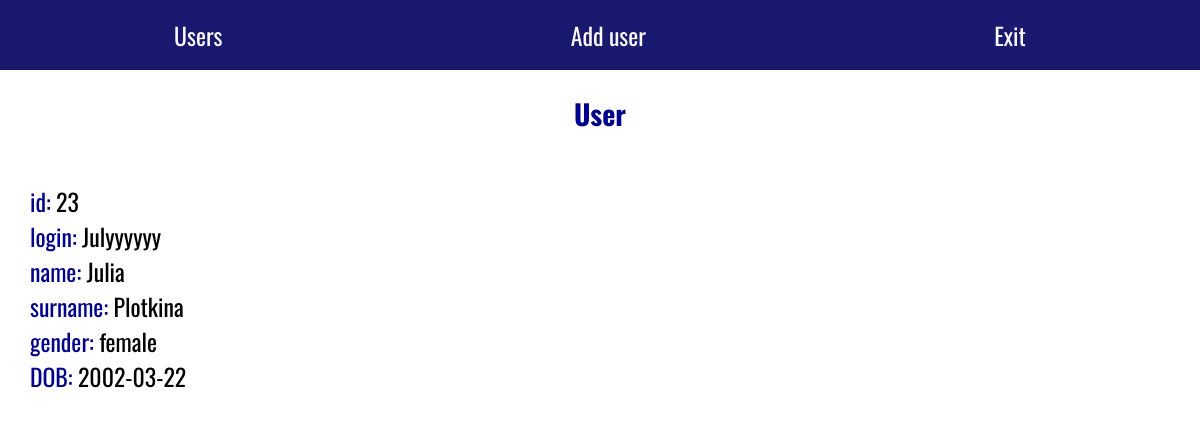
Page /admin/post/23 (signed in) on the committed database.
### tables this page shows
CREATE TABLE `users` (
  `id` int(10) UNSIGNED NOT NULL,
  `login` varchar(10) NOT NULL,
  `password` varchar(255) NOT NULL,
  `name` varchar(50) NOT NULL,
  `surname` varchar(50) NOT NULL,
  `gender` varchar(10) NOT NULL,
  `DOB` date NOT NULL
);

### application/controllers/AdminController.php (called while the page is built, shortened)
<?php
class AdminController extends Controller
{
	public function postAction()
	{
		$vars = [
			'data' => $this->model->postDate($this->route['id'])[0]
		];
		$this->view->render('User', $vars);
	}
}

### index.php (called while the page is built, shortened)
<?php
$router = new Router;
$router -> run();

### application/views/admin/post.php (the view)
<h2 class="titlee">User</h2>
<?php foreach ($data as $key => $value): ?>
	<?php if($key == 'password') continue; ?>
	<span class="record"><?= "$key: "; ?></span>
	<span class="record modify"><?= $value; ?></span>
	<br>
<?php endforeach; ?>

### public/styles/style.css (style rules this page uses)
html { font-size: 14px; }
body { margin: 0px; }
* { box-sizing: border-box; }
.titlee { font-size: 2rem; font-family: 'Oswald', sans-serif; color: #00008B; text-align: center; margin-bottom: 50px; }
.record { font-size: 1.7rem; font-family: 'Oswald', sans-serif; color: #00008B; margin-left: 30px; }
.modify { color: black; margin: 0px; }

### rows in the picture
users: id "23", login "Julyyyyyy", name "Julia", surname "Plotkina", gender "female", DOB "2002-03-22"

### other values in the picture
$key "id"
$key "login"
$key "name"
$key "surname"
$key "gender"
$key "DOB"
